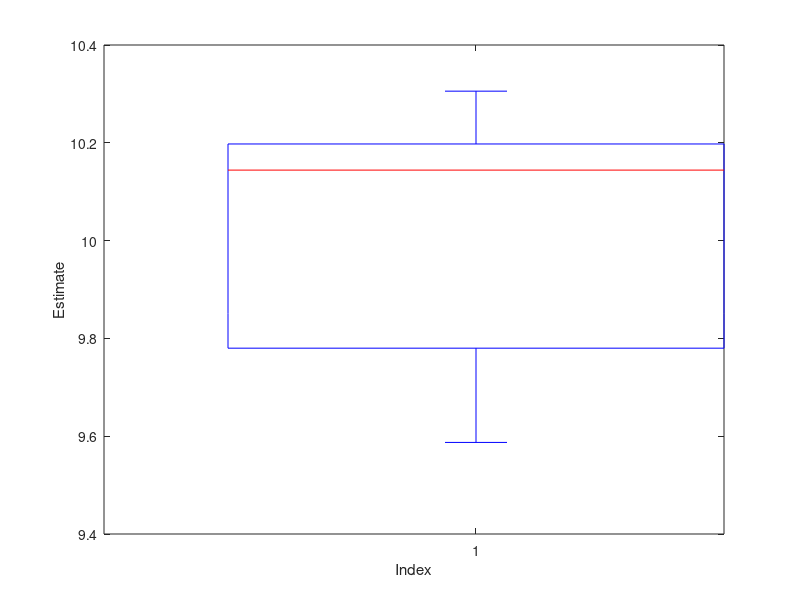
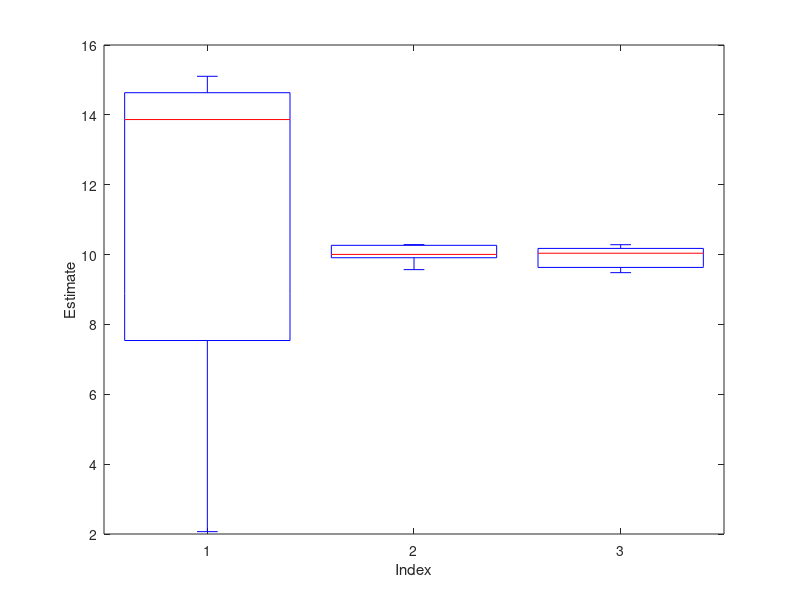

These figures' MATLAB source, in order:
% matlab example #10
% show convergence of sample mean to expected value (law of large numbers)

clc
clear all
close all hidden
format short 

mu=10 % true mean
sigma=10; % std deviation 
rng(0)

% check behavior with 10 samples (try 5 times)
N=1000; % number of samples
Nt=5; % number of trials
for j=1:Nt
muest(j)=mean(normrnd(mu,sigma,N,1));
end

% display estimate at different trials
muest

% visualize as bloxplot (shows median and 25,75% quantiles)
figure(1)
boxplot(muest)
xlabel('Index')
ylabel('Estimate')

% now lets try this for different number of samples

Nv=[10, 100, 1000]; % number of samples
Nt=5; % number of trials
for i=1:length(Nv)
    N=Nv(i);
	for j=1:Nt
    muestn(j,i)=mean(normrnd(mu,sigma,N,1));
    end
end

muestn

% visualize as bloxplot (shows median and 25,75% quantiles)
figure(2)
boxplot(muestn)
hold on
xlabel('Index')
ylabel('Estimate')
